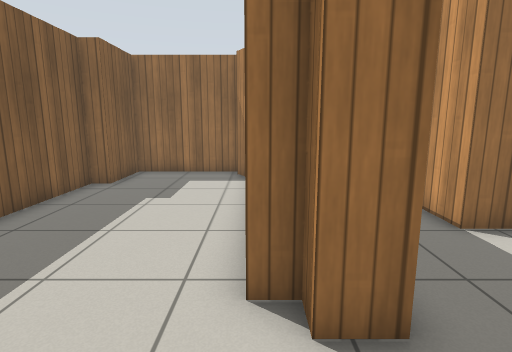
View 1 (above)

13 first-person views from a walk through a robot-simulator world made for Gazebo. The camera is 1.1 m above the floor, tilts 10° down and sees 80° across. Floor lines are 1 m apart. The floor is counted in squares, 0.5 m on a side. Each view is taken from the middle of a square. On the plan, view 1 faces up. The plan holds only what a view shows up to about 17 squares ahead; the rest is blank. Gazebo's built-in surfaces are drawn with simple patterns.

View 2
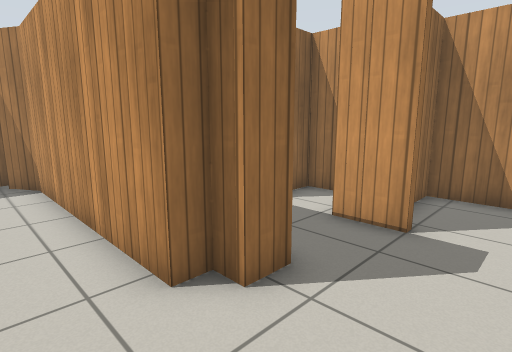

View 3
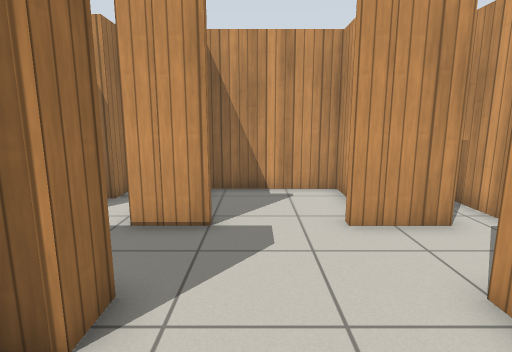

View 4
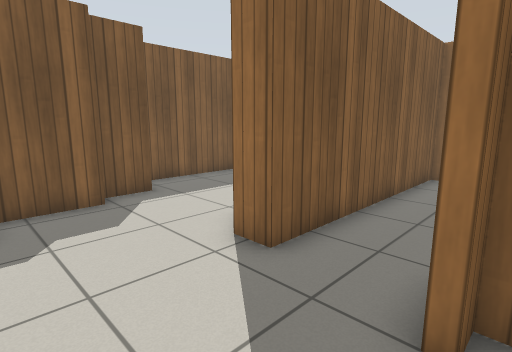

View 5
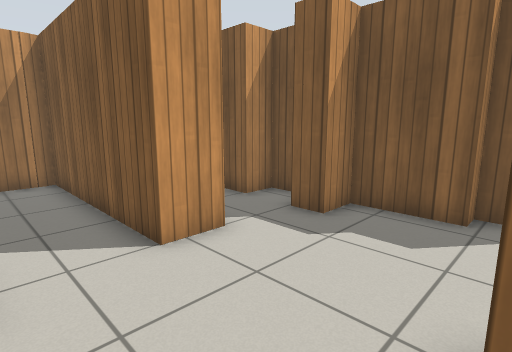

View 6
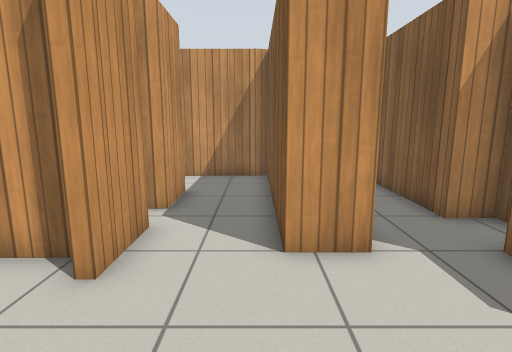

View 7
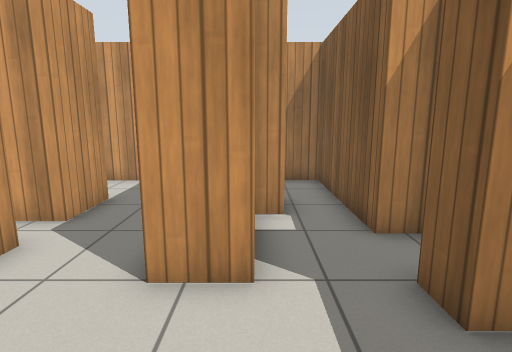

View 8
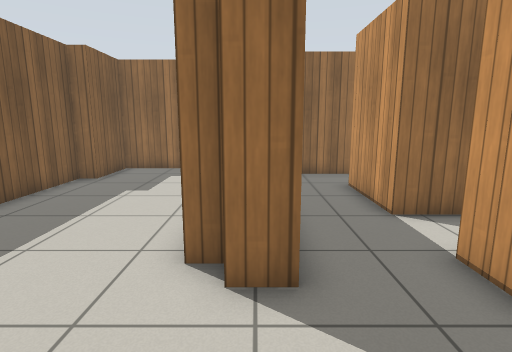

View 9
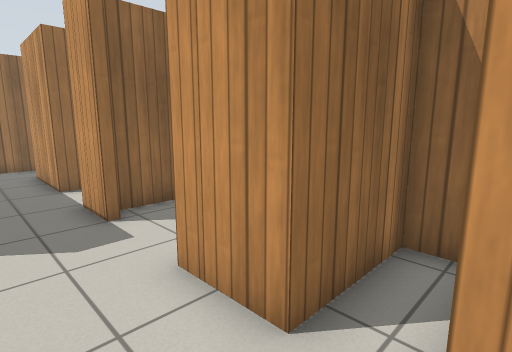

View 10
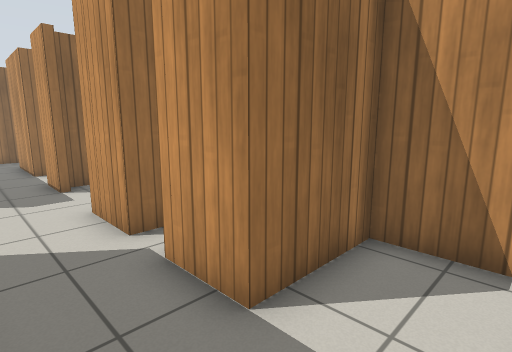

View 11
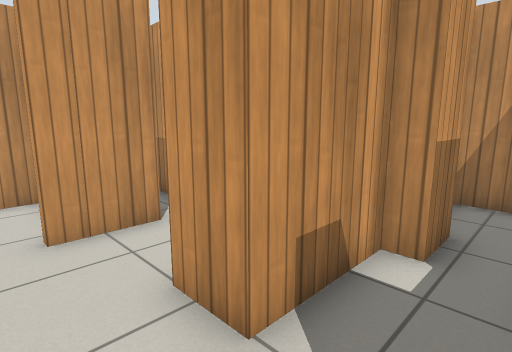

View 12
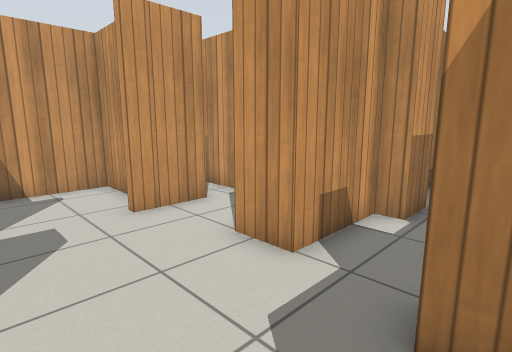

View 13
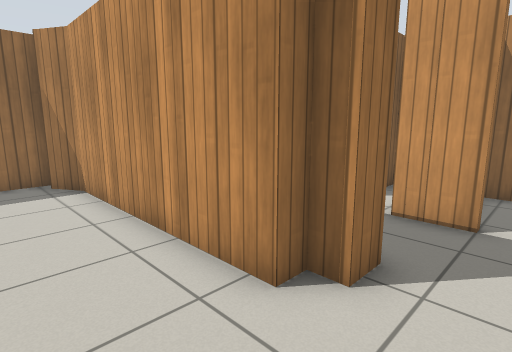

### Floor plan
Points are (right, up) in squares from view 1. A wall is a line through its corners. A room is listed if a view was taken in it or the views show most of it. See-through windows are left out.
Room 1 (views 1, 2, 3, 4, 7, 8, 11, 12, 13)
walls: (1.6, 2.8) (0.6, 2.8) (0.6, 3.5) (-0.1, 3.5) (-0.1, 11.8) (-0.8, 13); (-4.3, 3.5) (-4.3, 1.8) (-3.6, 1.8) (-3.6, -0.9) (-2.1, -0.9); (-2.4, -0.9) (-2.4, -2); (-0.1, -1.9) (1.6, -1.9) (1.6, -4.4); (5, -1.7) (8, -1.7) (8, 2.8) (4.6, 2.8) (4.6, 1.9); (-0.6, 13.6) (-5.3, 13.6) (-5.3, 10.9) (-6, 10.9) (-6, 4.2); (4.3, -4.6) (7.1, -4.6); (7.5, -4.1) (7.5, -3.2) (4.3, -3.2) (4.3, -1)
ways out: opening at (3, 3) to room 2; opening at (3, -5.5) to room 3; opening at (-1, -2) to room 4
Room 2 (views 5, 6)
walls: (8, 5.1) (6.7, 5.1) (6.7, 6.1) (4.3, 6.1) (4.3, 9.6); (4.3, 1.9) (4.3, 3.8); (5.1, 12) (1.6, 12) (1.6, 2.8)
ways out: opening at (3, 3) to room 1
Room 3 (views 9, 10)
walls: (1.6, -9.5) (5.8, -9.5); (1.6, -4.4) (1.6, -9.6) (2, -9.5); (7.5, -8.7) (7.5, -6.6) (4.3, -6.6) (4.3, -4.6)
ways out: opening at (3, -5.5) to room 1
Room 4 (no view inside)
walls: (-0.7, -6.6) (-0.7, -5.1) (-0.1, -5.1) (-0.1, -1.9); (-3.6, -2.9) (-3.6, -3.8) (-2.4, -3.8) (-2.4, -9.5) (-0.1, -9.5) (-0.1, -9.1)
ways out: opening at (-1, -2) to room 1

Where each view was taken, in squares from view 1:
view 1: 0 up, 0 right, facing up
view 2: 0 up, 2 left, facing up-right
view 3: 1 up, 2 left, facing right
view 4: 1 down, 5 right, facing up-left
view 5: 3 up, 4 right, facing down-left
view 6: 3 up, 2 right, facing down
view 7: 2 up, 0 right, facing down
view 8: 1 down, 1 right, facing up
view 9: 5 down, 2 right, facing up-right
view 10: 9 down, 2 right, facing up-right
view 11: 0 up, 2 left, facing down-right
view 12: 2 up, 3 left, facing down-right
view 13: 1 up, 3 left, facing up-right
